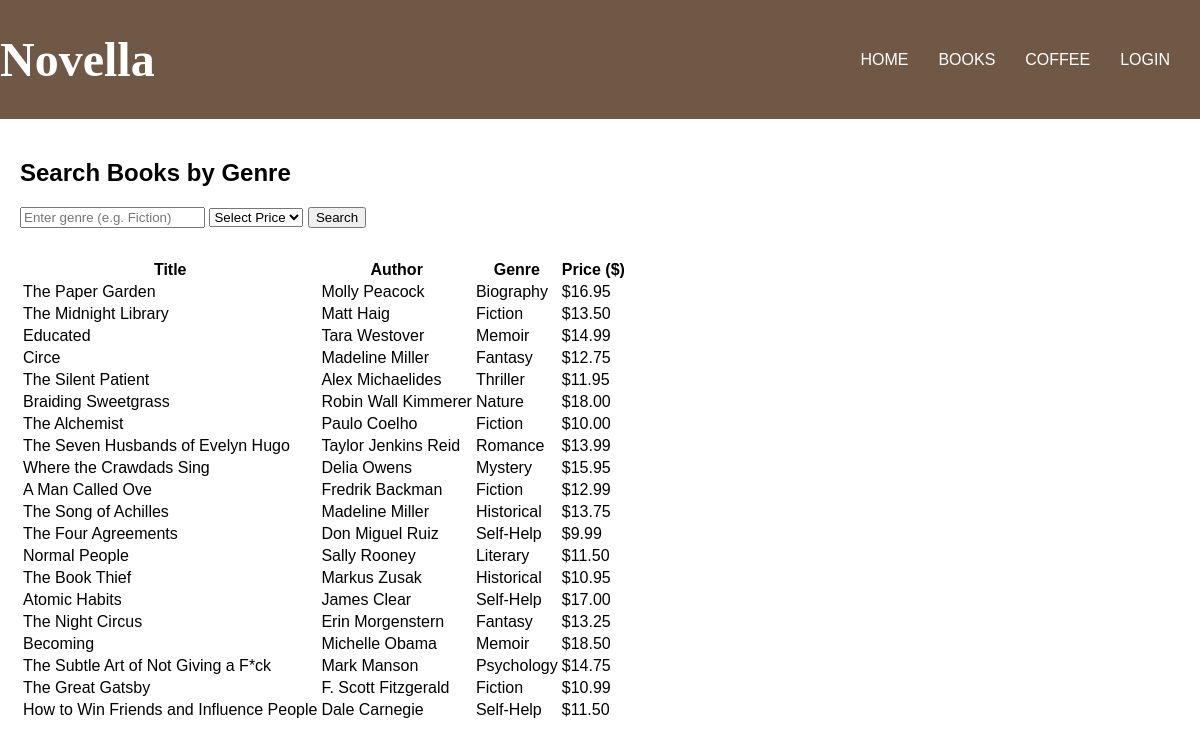
Page /dynamic_version/books.php on the committed database.
### tables this page shows
CREATE TABLE books (
  id INT AUTO_INCREMENT PRIMARY KEY,
  title VARCHAR(255) NOT NULL,
  author VARCHAR(255),
  genre VARCHAR(100),
  price DECIMAL(7,2) NOT NULL
);

### dynamic_version/books.php (the view, shortened to what this page needs)
<?php require 'db.php'; ?>
<!DOCTYPE html>
<html lang="en">
<head>
    <link rel="stylesheet" href="styles.css">
</head>
<body>
    <header>
        <div class="logo">
            <a href="index.html"><h1>Novella</h1></a>
        </div>
        <nav class="navbar">
            <ul class="nav-list">
                <li><a href="index.html">Home</a></li>
                <li><a href="books.php">Books</a></li>
                <li><a href="menu.html">Coffee</a></li>
                <li><a href="login.php">Login</a></li>
            </ul>
        </nav>
    </header>
    <main style="padding: 20px;">
        <h2>Search Books by Genre</h2>
        <form method="GET" style="margin-bottom: 30px;">
            <input type="text" name="genre" placeholder="Enter genre (e.g. Fiction)">
            <select name="price_range">
                <option value="">Select Price</option>
            </select>
            <button type="submit">Search</button>
        </form>
        <table>
            <thead>
                <tr>
                    <th>Title</th>
                    <th>Author</th>
                    <th>Genre</th>
                    <th>Price ($)</th>
                </tr>
            </thead>
            <tbody>
                <?php
                    $query = "SELECT * FROM books WHERE 1=1";
                    $params = [];
                $stmt = $pdo->prepare($query);
                $stmt->execute($params);
                $books = $stmt->fetchAll();
                if ($books) {
                    foreach ($books as $book) {
                        echo "<tr>
                            <td>" . htmlspecialchars($book['title']) . "</td>
                            <td>" . htmlspecialchars($book['author']) . "</td>
                            <td>" . htmlspecialchars($book['genre']) . "</td>
                            <td>$" . htmlspecialchars($book['price']) . "</td>
                        </tr>";
                    }
                } else {
                    echo "<tr><td colspan='4'>No books found with the selected filters.</td></tr>";
                }
                ?>
            </tbody>
        </table>
    </main>
</body>
</html>

### dynamic_version/styles.css (style rules this page uses)
body { font-family: Arial, sans-serif; background-color: #ffffff; margin: 0; }
header { display: flex; justify-content: space-between; align-items: center; background-color: rgba(111, 89, 70, 1); }
.logo { font-size: 24px; color: #ffffff; font-family: "Mea Culpa", cursive; font-weight: 400; font-style: normal; }
.logo a { text-decoration: none; color: #ffffff; transition: color 0.2s ease-out; }
.nav-list { margin-right: 30px; display: flex; gap: 30px; list-style: none; }
.nav-list a { display: flex; gap: 20px; list-style: none; text-decoration: none; text-transform: uppercase; color: #ffffff; }
.nav-list a { transition: color 0.2s ease-out; }

### rows in the picture
books: title "The Paper Garden", author "Molly Peacock", genre "Biography", price "16.95"
books: title "The Midnight Library", author "Matt Haig", genre "Fiction", price "13.50"
books: title "Educated", author "Tara Westover", genre "Memoir", price "14.99"
books: title "Circe", author "Madeline Miller", genre "Fantasy", price "12.75"
books: title "The Silent Patient", author "Alex Michaelides", genre "Thriller", price "11.95"
books: title "Braiding Sweetgrass", author "Robin Wall Kimmerer", genre "Nature", price "18.00"
books: title "The Alchemist", author "Paulo Coelho", genre "Fiction", price "10.00"
books: title "The Seven Husbands of Evelyn Hugo", author "Taylor Jenkins Reid", genre "Romance", price "13.99"
books: title "Where the Crawdads Sing", author "Delia Owens", genre "Mystery", price "15.95"
books: title "A Man Called Ove", author "Fredrik Backman", genre "Fiction", price "12.99"
books: title "The Song of Achilles", author "Madeline Miller", genre "Historical", price "13.75"
books: title "The Four Agreements", author "Don Miguel Ruiz", genre "Self-Help", price "9.99"
books: title "Normal People", author "Sally Rooney", genre "Literary", price "11.50"
books: title "The Book Thief", author "Markus Zusak", genre "Historical", price "10.95"
books: title "Atomic Habits", author "James Clear", genre "Self-Help", price "17.00"
books: title "The Night Circus", author "Erin Morgenstern", genre "Fantasy", price "13.25"
books: title "Becoming", author "Michelle Obama", genre "Memoir", price "18.50"
books: title "The Subtle Art of Not Giving a F*ck", author "Mark Manson", genre "Psychology", price "14.75"
books: title "The Great Gatsby", author "F. Scott Fitzgerald", genre "Fiction", price "10.99"
books: title "How to Win Friends and Influence People", author "Dale Carnegie", genre "Self-Help", price "11.50"
